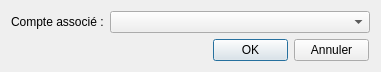
<?xml version="1.0" encoding="UTF-8"?>
<ui version="4.0">
 <class>BDChoixConfigServiceCompta</class>
 <widget class="QDialog" name="BDChoixConfigServiceCompta">
  <property name="geometry">
   <rect>
    <x>0</x>
    <y>0</y>
    <width>381</width>
    <height>71</height>
   </rect>
  </property>
  <property name="windowTitle">
   <string>Dialog</string>
  </property>
  <layout class="QGridLayout" name="gridLayout">
   <item row="0" column="0">
    <layout class="QFormLayout" name="formLayout">
     <item row="0" column="0">
      <widget class="QLabel" name="label">
       <property name="text">
        <string>Compte associé :</string>
       </property>
      </widget>
     </item>
     <item row="0" column="1">
      <widget class="QComboBox" name="comboBoxCompteAssocie"/>
     </item>
    </layout>
   </item>
   <item row="1" column="0">
    <layout class="QFormLayout" name="formLayout_3">
     <property name="formAlignment">
      <set>Qt::AlignRight|Qt::AlignTop|Qt::AlignTrailing</set>
     </property>
     <property name="rightMargin">
      <number>7</number>
     </property>
     <item row="0" column="0">
      <widget class="QPushButton" name="btn_ok">
       <property name="maximumSize">
        <size>
         <width>75</width>
         <height>23</height>
        </size>
       </property>
       <property name="text">
        <string>OK</string>
       </property>
      </widget>
     </item>
     <item row="0" column="1">
      <widget class="QPushButton" name="btn_annuler">
       <property name="maximumSize">
        <size>
         <width>75</width>
         <height>23</height>
        </size>
       </property>
       <property name="text">
        <string>Annuler</string>
       </property>
      </widget>
     </item>
    </layout>
   </item>
  </layout>
 </widget>
 <resources/>
 <connections/>
</ui>
